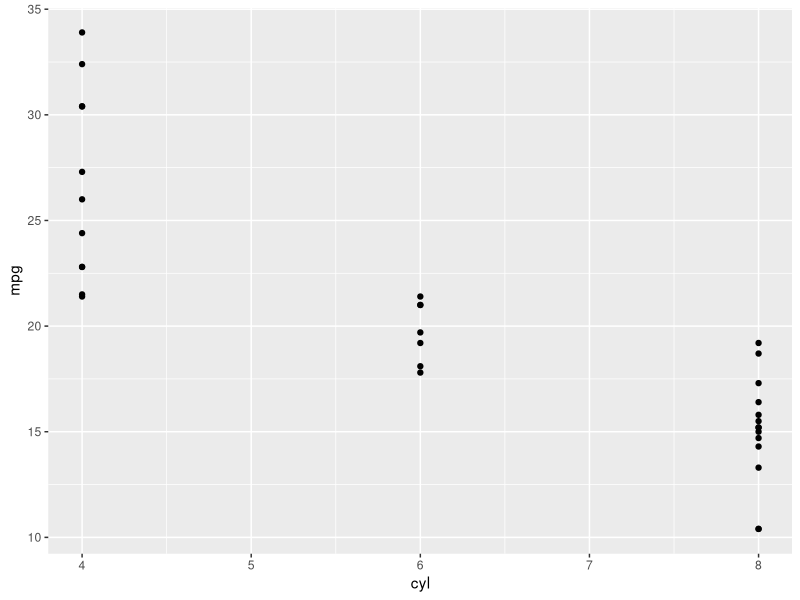
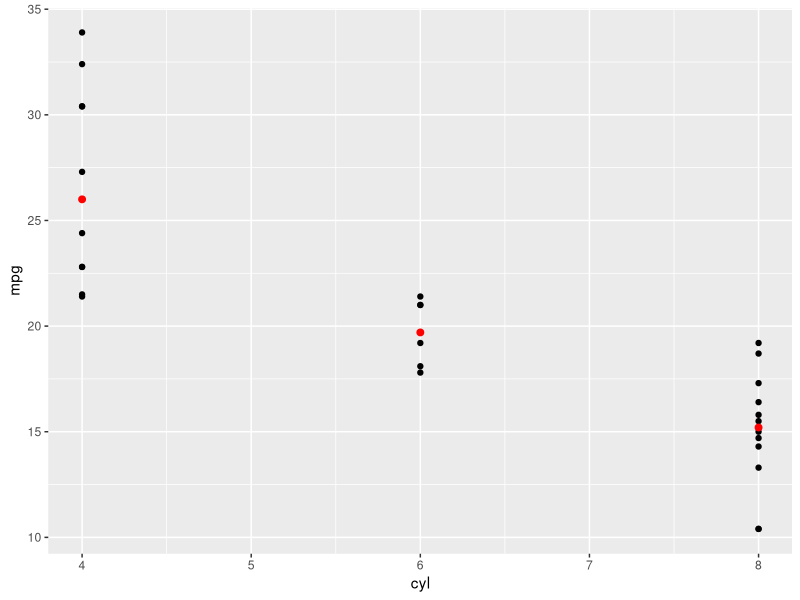
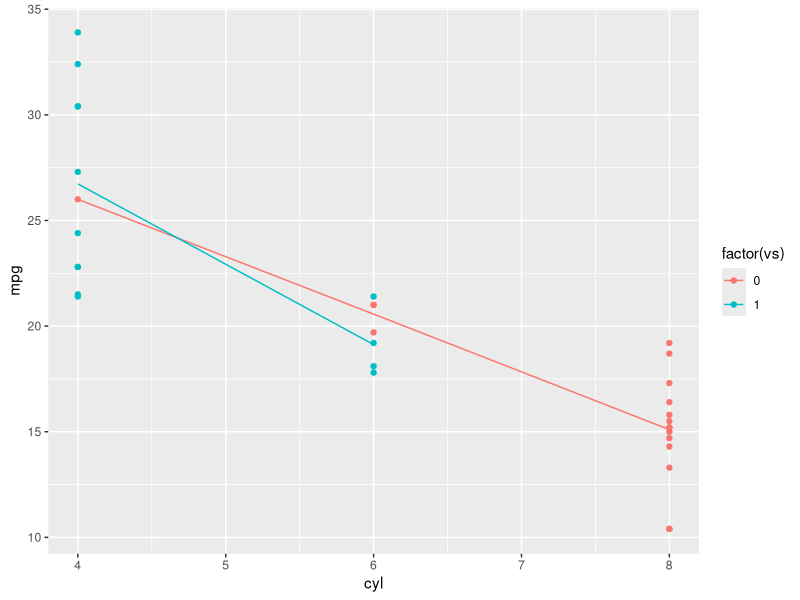
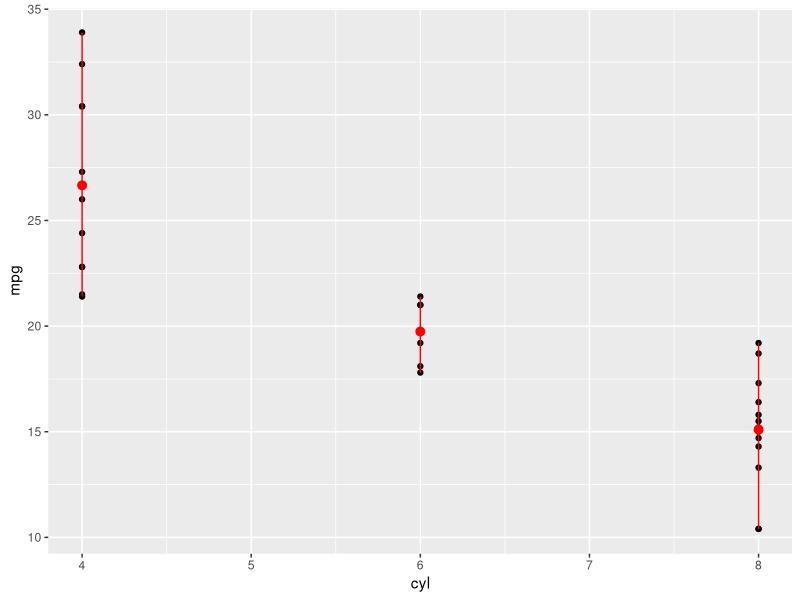
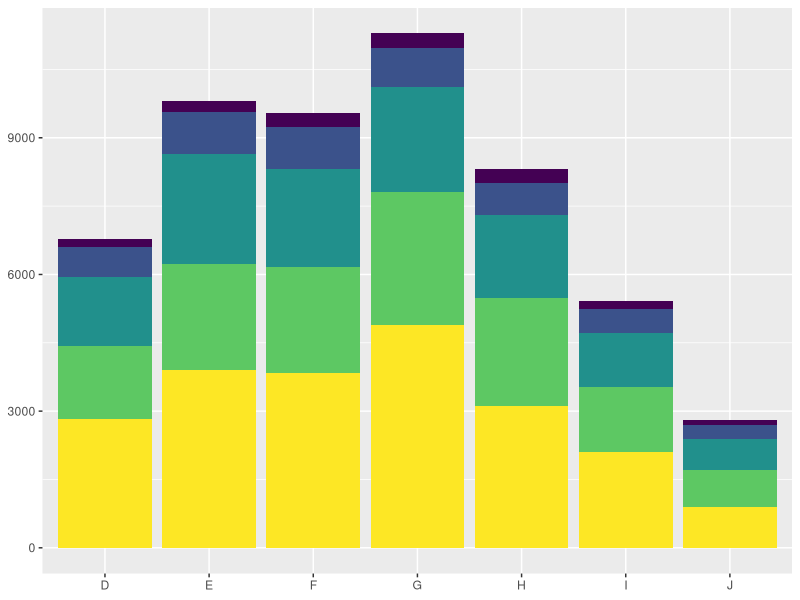
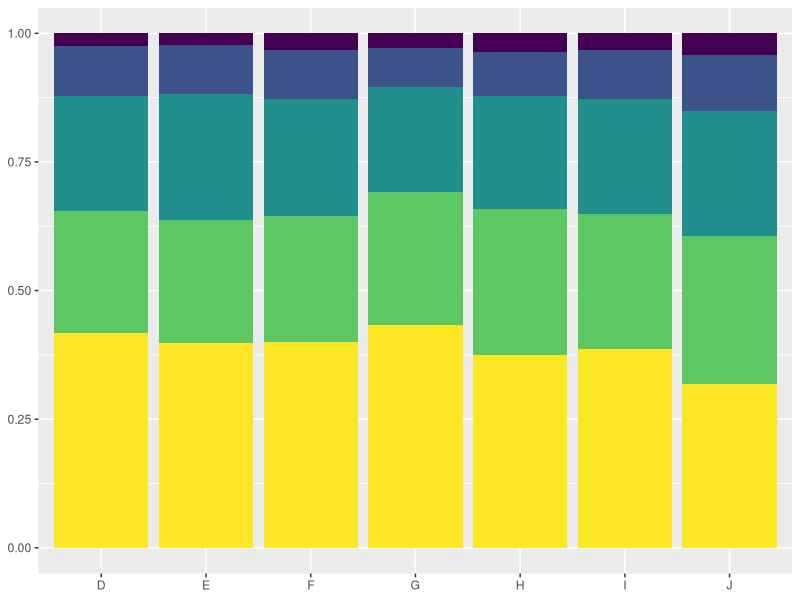
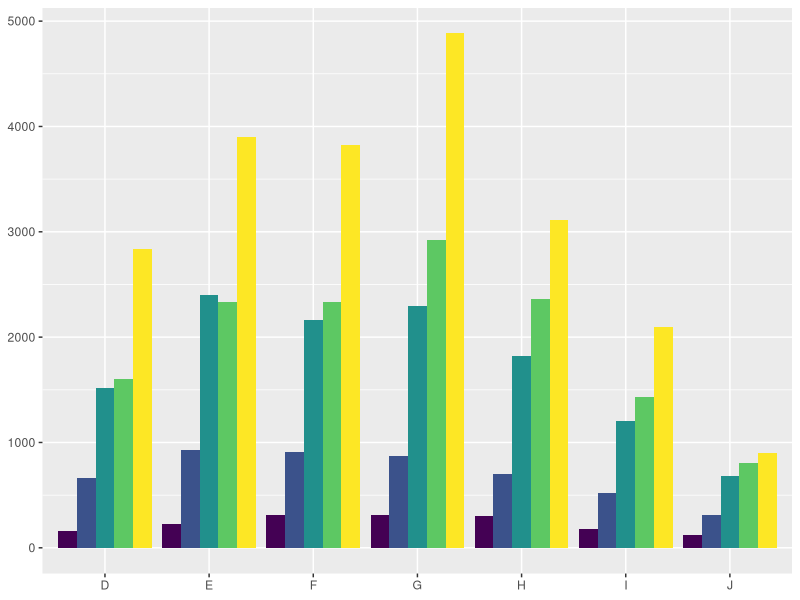
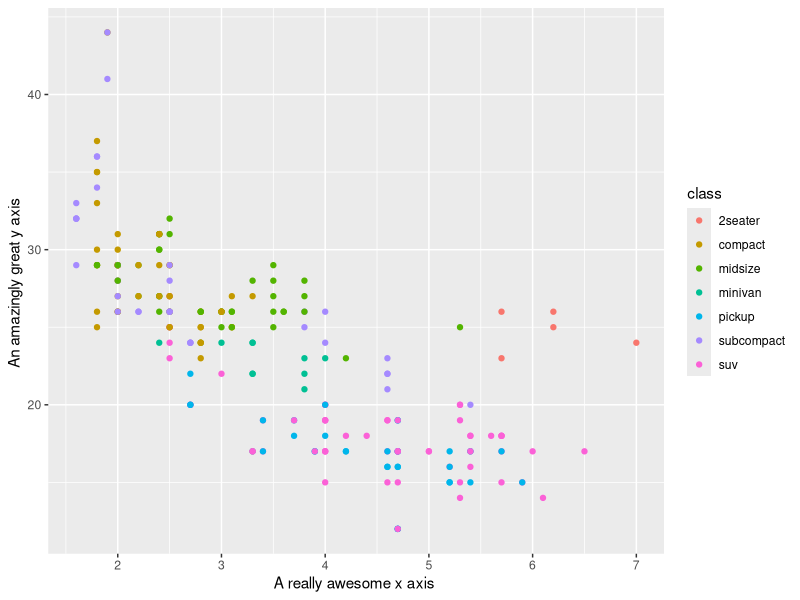

Reproduce these figures in R, in order.
## ---- chunk 1
knitr::opts_chunk$set(echo = TRUE)
## ---- chunk 2
library(ggplot2)
## ---- chunk 3
d <- ggplot(mtcars, aes(cyl, mpg)) + geom_point()
d + stat_summary(fun.data = "mean_cl_boot", colour = "red", size = 2)
## ---- chunk 4
d + stat_summary(fun.y = "median", colour = "red", size = 2, geom = "point")
## ---- chunk 5
d + aes(colour = factor(vs)) + stat_summary(fun.y = mean, geom="line")
## ---- chunk 6
d + stat_summary(fun.y = mean, fun.ymin = min, fun.ymax = max,
  colour = "red")
## ---- chunk 7
dplot <- ggplot(diamonds, aes(color, fill = cut)) +
    xlab(NULL) + ylab(NULL) + theme(legend.position = "none")
dplot + geom_bar()
## ---- chunk 8
dplot + geom_bar(position = "fill")
## ---- chunk 9
dplot + geom_bar(position = "dodge")
## ---- chunk 10
ggplot(mpg, aes(displ, hwy)) +
    geom_point(aes(colour = class)) +
    scale_x_continuous("A really awesome x axis ") +
    scale_y_continuous("An amazingly great y axis ")
## ---- chunk 11
ggplot(mpg, aes(displ, hwy)) +
    geom_point(aes(colour = class)) +
    scale_x_sqrt() +
    scale_color_brewer()
